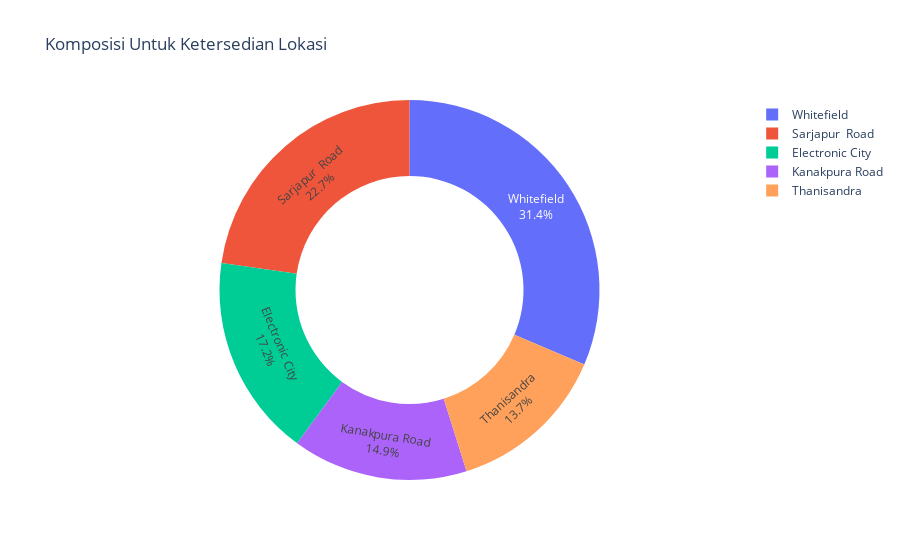

Source (notebook cell):
### Code cell
data_rd_out_lok = data_rd_out['location'].value_counts().reset_index().head()
fig = px.pie(data_rd_out_lok, values='location', names='index',title='Komposisi Untuk Ketersedian Lokasi',hole=.6)
fig.update_traces(textposition='inside', textinfo='percent+label')
fig.show()

### Figure 1 — Plotly figure (JSON) as saved in the notebook; plotly's stock layout.template omitted (floating-point values rounded to 4 significant figures)
{"data": [{"domain": {"x": [0, 1], "y": [0, 1]}, "hole": 0.6, "hovertemplate": "index=%{label}<br>location=%{value}<extra></extra>", "labels": ["Whitefield", "Sarjapur  Road", "Electronic City", "Kanakpura Road", "Thanisandra"], "legendgroup": "", "name": "", "showlegend": true, "textinfo": "percent+label", "textposition": "inside", "type": "pie", "values": [524, 379, 287, 249, 229]}], "layout": {"legend": {"tracegroupgap": 0}, "title": {"text": "Komposisi Untuk Ketersedian Lokasi"}}}
